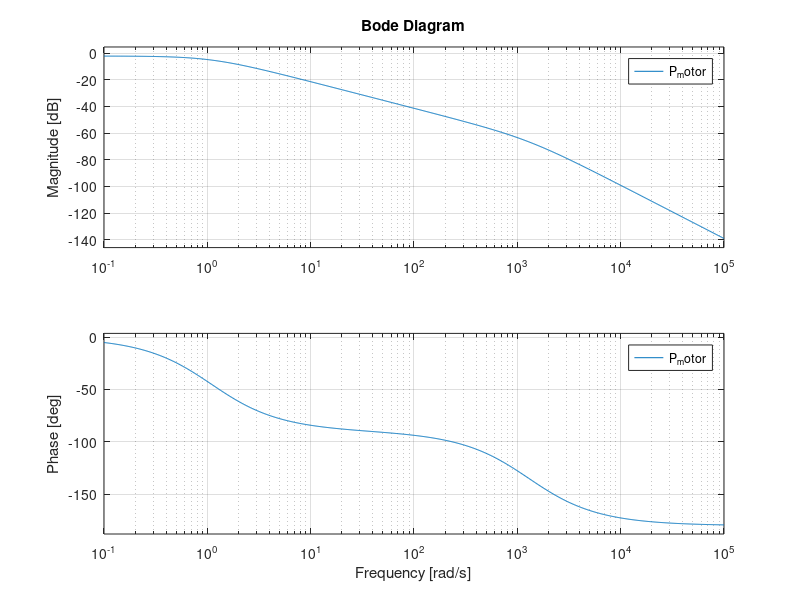

The MATLAB source for this figure:
clear
% Etapa 1
clc
J=3.78E-3;
R=13.6;
K=0.044;
L=10.51E-3;
b=4E-3;

s = tf('s');

P_motor = K/((J*s+b)*(L*s+R)+K^2)

P_motor_simplify = P_motor / 3.973e-05

wn = sqrt(2.238e-6)

K = 0.044 / wn^2

zeta = 0.05145 / (2 * wn)


grid on 
rlocus(P_motor)
hold off

% Etapa 2

polos = pole(P_motor)
zero = zero(P_motor)

grid on 
hold on 
bode(P_motor)

hold off

% Tiempo de muestreo
frecuencia = 1.29e+03;
frecuenciaNyquist = frecuencia * 2;
samplingP = 1/frecuenciaNyquist;
